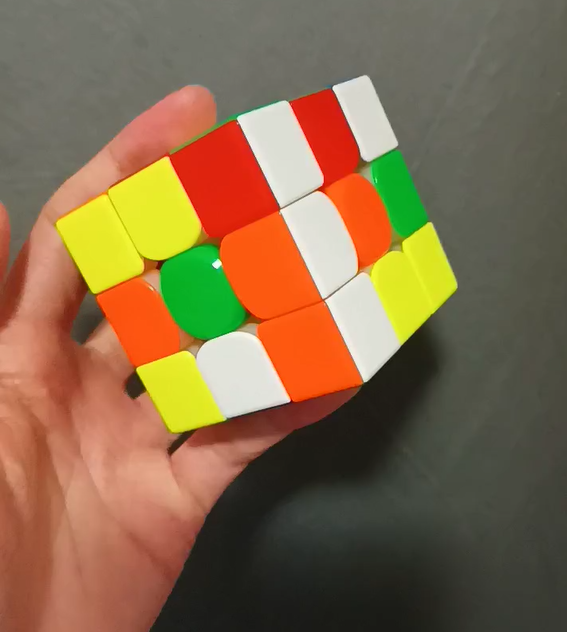
#> input picture test-cube.png, 567 x 632 px
$ python edge-detect.py
#> lines starting #> are read from the running program, lines starting #| are printed output that depends on the picture; after the words box and inside, x2 and y2 are one past the last pixel; in counts of white or black regions, pixels touching at a corner belong together
import cv2
import docdetect
import numpy as np
from matplotlib import pyplot as plt
import time

# # print(docdetect.__file__)
#
# [105 lines left out: functions docdetect_image_run, docdetect_video_run, edge_detect_run, corner_detect_run, not called in this run]

def contours_detect_run():
    img = cv2.imread('test-cube.png')
#> img is the input picture: shape (632, 567, 3); mean B, G, R 74.6, 105.7, 132.3
    # img = cv2.imread('./cube_test_data/test20.jpg')
    assert img is not None, "file could not be read, check with os.path.exists()"
    edges = cv2.Canny(img,200,200)
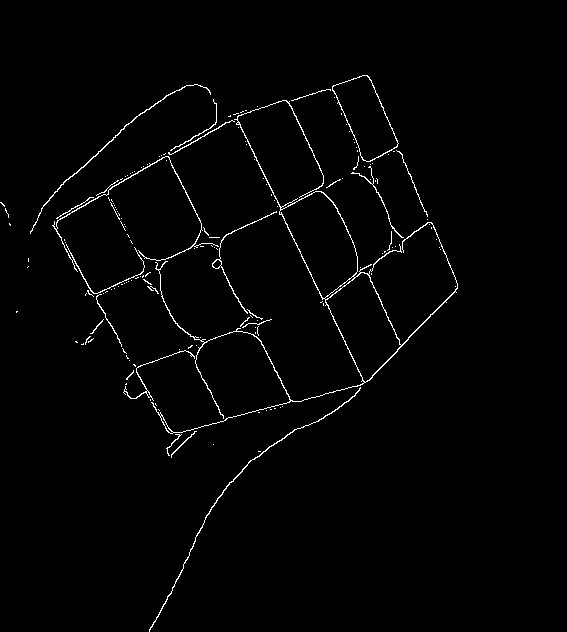
#> edges: shape (632, 567); 1.5% white in thin lines or dots, all inside (x1, y1, x2, y2) = (0, 75, 458, 632)

    # Added to test contours
    contours, hierarchy = cv2.findContours(edges, cv2.RETR_EXTERNAL, cv2.CHAIN_APPROX_NONE)
#> contours = 161 contours, 149 with area under 20; largest, box (x1, y1, x2, y2) and area: (151, 100, 458, 434) 9682, (332, 75, 399, 162) 3089, (52, 156, 219, 294) 161, (149, 387, 361, 632) 150, (30, 84, 211, 234) 118
    # cv2.imshow('Canny Edges After Contouring', edges)
    cv2.drawContours(img, contours, -1, (0, 255, 0), 3)
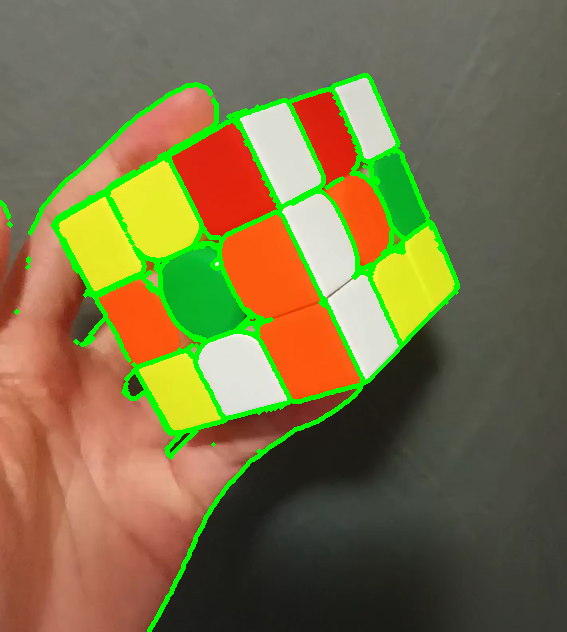
#> img: shape (632, 567, 3); 5.64% of pixels changed, all inside (x1, y1, x2, y2) = (0, 73, 460, 632)
    cv2.imshow('Contours', img)
    if cv2.waitKey(0) & 0xff == 27:
#> (key Esc is pressed here)
        cv2.destroyAllWindows()

if __name__ == "__main__":
    contours_detect_run()
    # [4 lines of commented-out code are left out]
